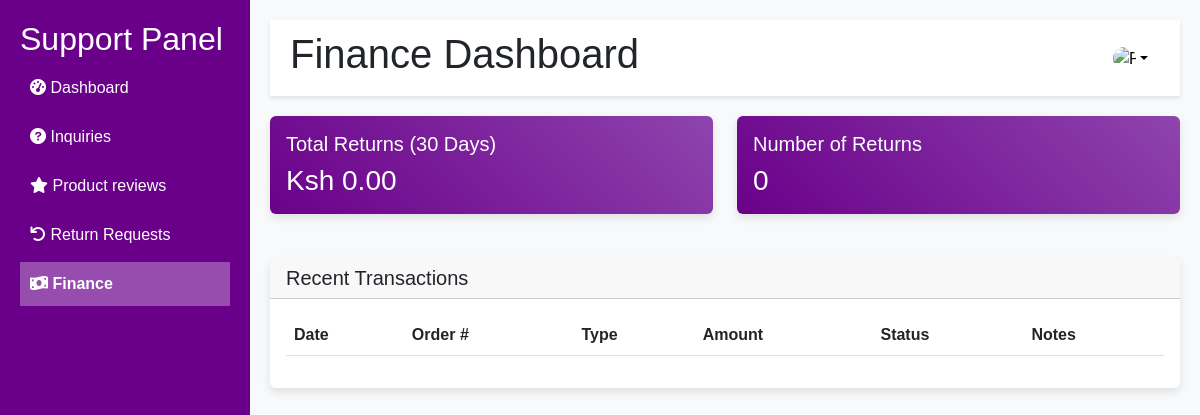
Before: /staff/finance_dashboard.php (signed in) with the older database file.
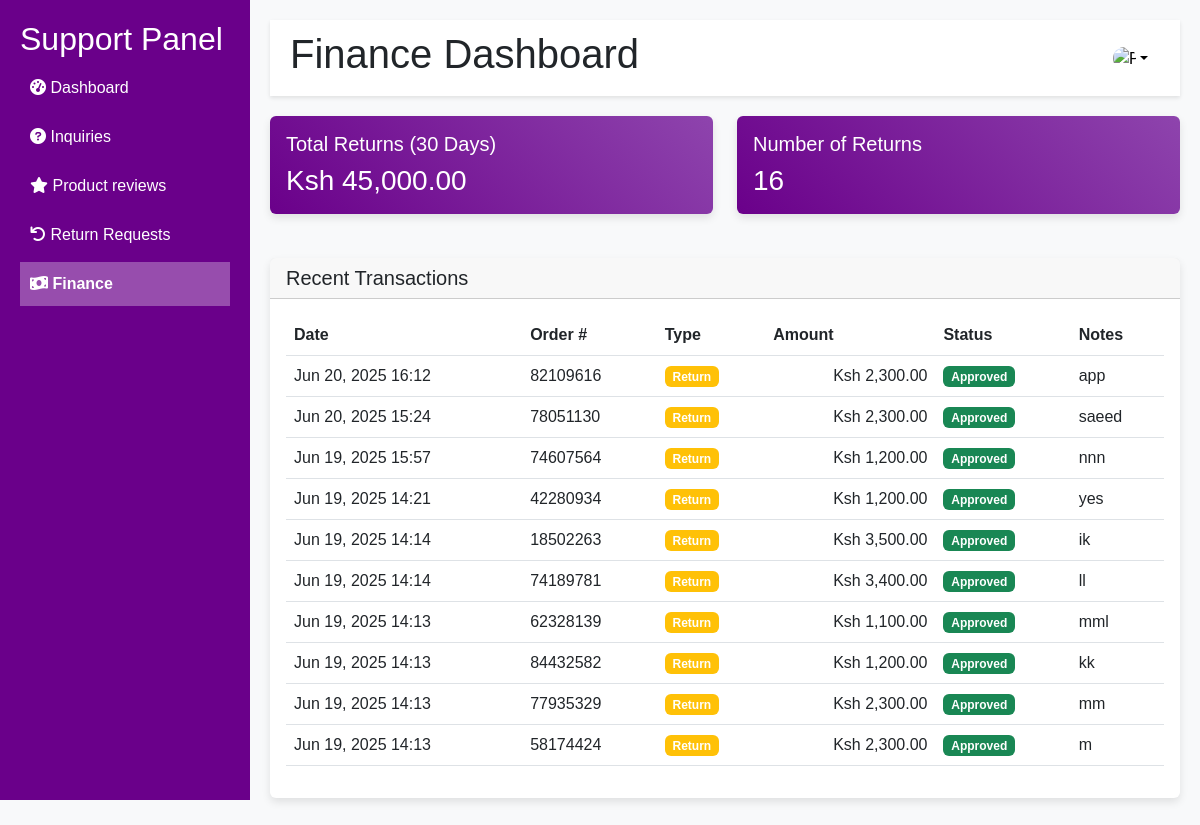
After: the same page with the newer database file.
### tables this page shows
CREATE TABLE `financial_transactions` (
  `transaction_id` int(11) NOT NULL,
  `order_id` int(11) DEFAULT NULL,
  `amount` decimal(10,2) NOT NULL,
  `transaction_type` varchar(20) NOT NULL,
  `status` varchar(20) NOT NULL,
  `transaction_date` datetime NOT NULL DEFAULT current_timestamp(),
  `notes` text DEFAULT NULL
);

CREATE TABLE `orders` (
  `order_id` int(11) NOT NULL,
  `invoice_summary` text DEFAULT NULL,
  `total_amount` int(11) DEFAULT NULL,
  `order_date` varchar(50) DEFAULT NULL,
  `order_number` varchar(50) DEFAULT NULL,
  `order_status` varchar(20) DEFAULT 'new',
  `cust_id` int(11) DEFAULT NULL,
  `billing_info` text DEFAULT NULL,
  `delivery_info` text DEFAULT NULL,
  `is_new` tinyint(1) DEFAULT 1
);

### staff/finance_dashboard.php (the view, shortened to what the changed rows need)
<?php
$host = 'localhost';
$db   = 'oceangas';
$user = 'root';
$pass = '';
$conn = new mysqli($host, $user, $pass, $db);
$summary_sql = "
    SELECT
        SUM(CASE WHEN transaction_type = 'return' AND status = 'approved' THEN amount ELSE 0 END) as total_returns,
        COUNT(CASE WHEN transaction_type = 'return' AND status = 'approved' THEN 1 END) as return_count,
        MAX(CASE WHEN transaction_type = 'return' AND status = 'approved' THEN transaction_date END) as last_return_date,
        SUM(CASE WHEN transaction_type = 'sale' THEN amount ELSE 0 END) as total_sales,
        COUNT(CASE WHEN transaction_type = 'sale' THEN 1 END) as sale_count,
        MAX(CASE WHEN transaction_type = 'sale' THEN transaction_date END) as last_sale_date
    FROM financial_transactions
    WHERE transaction_date >= DATE_SUB(NOW(), INTERVAL 30 DAY)
";
$summary_result = $conn->query($summary_sql);
$summary = $summary_result->fetch_assoc();
$transactions_sql = "
    SELECT
        ft.*,
        o.order_number,
        CASE
            WHEN ft.transaction_type = 'return' THEN 'Return'
            WHEN ft.transaction_type = 'sale' THEN 'Sale'
            ELSE ft.transaction_type
        END as type_label
    FROM financial_transactions ft
    LEFT JOIN orders o ON ft.order_id = o.order_id
    ORDER BY ft.transaction_date DESC
    LIMIT 10
";
$transactions_result = $conn->query($transactions_sql);
$transactions = [];
while ($row = $transactions_result->fetch_assoc()) {
    $transactions[] = $row;
}
?>
<!DOCTYPE html>
<html lang="en">
<head>
    <link href="https://cdn.jsdelivr.net/npm/bootstrap@5.3.0/dist/css/bootstrap.min.css" rel="stylesheet">
    <link rel="stylesheet" href="https://cdnjs.cloudflare.com/ajax/libs/font-awesome/6.0.0/css/all.min.css">
</head>
<body>
    <div class="sidebar">
        <h2>Support Panel</h2>
    </div>
    <div class="content">
        <div class="topbar">
            <h1>Finance Dashboard</h1>
        </div>
        <div class="row">
            <div class="col-md-6">
                <div class="card summary-card">
                    <div class="card-body">
                        <h5 class="card-title">Total Returns (30 Days)</h5>
                        <h3 class="card-text">Ksh <?php echo number_format($summary['total_returns'], 2); ?></h3>
                    </div>
                </div>
            </div>
            <div class="col-md-6">
                <div class="card summary-card">
                    <div class="card-body">
                        <h5 class="card-title">Number of Returns</h5>
                        <h3 class="card-text"><?php echo number_format($summary['return_count']); ?></h3>
                    </div>
                </div>
            </div>
        </div>
        <div class="card mt-4">
            <div class="card-body">
                <div class="table-responsive">
                    <table class="table">
                        <thead>
                            <tr>
                                <th>Date</th>
                                <th>Order #</th>
                                <th>Type</th>
                                <th>Amount</th>
                                <th>Status</th>
                                <th>Notes</th>
                            </tr>
                        </thead>
                        <tbody>
                            <?php foreach ($transactions as $transaction): ?>
                                <tr class="transaction-row">
                                    <td><?php echo date('M d, Y H:i', strtotime($transaction['transaction_date'])); ?></td>
                                    <td><?php echo htmlspecialchars($transaction['order_number'] ?? 'N/A'); ?></td>
                                    <td>
                                        <span class="badge bg-<?php
                                            echo $transaction['transaction_type'] === 'return' ? 'warning' : 'success';
                                        ?>">
                                            <?php echo htmlspecialchars($transaction['type_label']); ?>
                                        </span>
                                    </td>
                                    <td class="text-end">Ksh <?php echo number_format($transaction['amount'], 2); ?></td>
                                    <td>
                                        <span class="badge bg-<?php
                                            echo $transaction['status'] === 'approved' ? 'success' :
                                                ($transaction['status'] === 'pending' ? 'warning' : 'danger');
                                        ?>">
                                            <?php echo ucfirst($transaction['status']); ?>
                                        </span>
                                    </td>
                                    <td><?php echo htmlspecialchars($transaction['notes'] ?? ''); ?></td>
                                </tr>
                            <?php endforeach; ?>
                        </tbody>
                    </table>
                </div>
            </div>
        </div>
    </div>
</body>
</html>

Changed rows visible on the page:
added financial_transactions: transaction_date "Jun 20, 2025 16:12", order.order_number "82109616", type_label "Return", amount "2,300.00", status "Approved", notes "app"
added financial_transactions: transaction_date "Jun 20, 2025 15:24", order.order_number "78051130", type_label "Return", amount "2,300.00", status "Approved", notes "saeed"
added financial_transactions: transaction_date "Jun 19, 2025 15:57", order.order_number "74607564", type_label "Return", amount "1,200.00", status "Approved", notes "nnn"
added financial_transactions: transaction_date "Jun 19, 2025 14:21", order.order_number "42280934", type_label "Return", amount "1,200.00", status "Approved", notes "yes"
added financial_transactions: transaction_date "Jun 19, 2025 14:14", order.order_number "18502263", type_label "Return", amount "3,500.00", status "Approved", notes "ik"
added financial_transactions: transaction_date "Jun 19, 2025 14:14", order.order_number "74189781", type_label "Return", amount "3,400.00", status "Approved", notes "ll"
added financial_transactions: transaction_date "Jun 19, 2025 14:13", order.order_number "62328139", type_label "Return", amount "1,100.00", status "Approved", notes "mml"
added financial_transactions: transaction_date "Jun 19, 2025 14:13", order.order_number "84432582", type_label "Return", amount "1,200.00", status "Approved", notes "kk"
added financial_transactions: transaction_date "Jun 19, 2025 14:13", order.order_number "77935329", type_label "Return", amount "2,300.00", status "Approved", notes "mm"
added financial_transactions: transaction_date "Jun 19, 2025 14:13", order.order_number "58174424", type_label "Return", amount "2,300.00", status "Approved", notes "m"
Other visible differences:
$summary['total_returns']: "0.00" → "45,000.00"
$summary['return_count']: "0" → "16"
